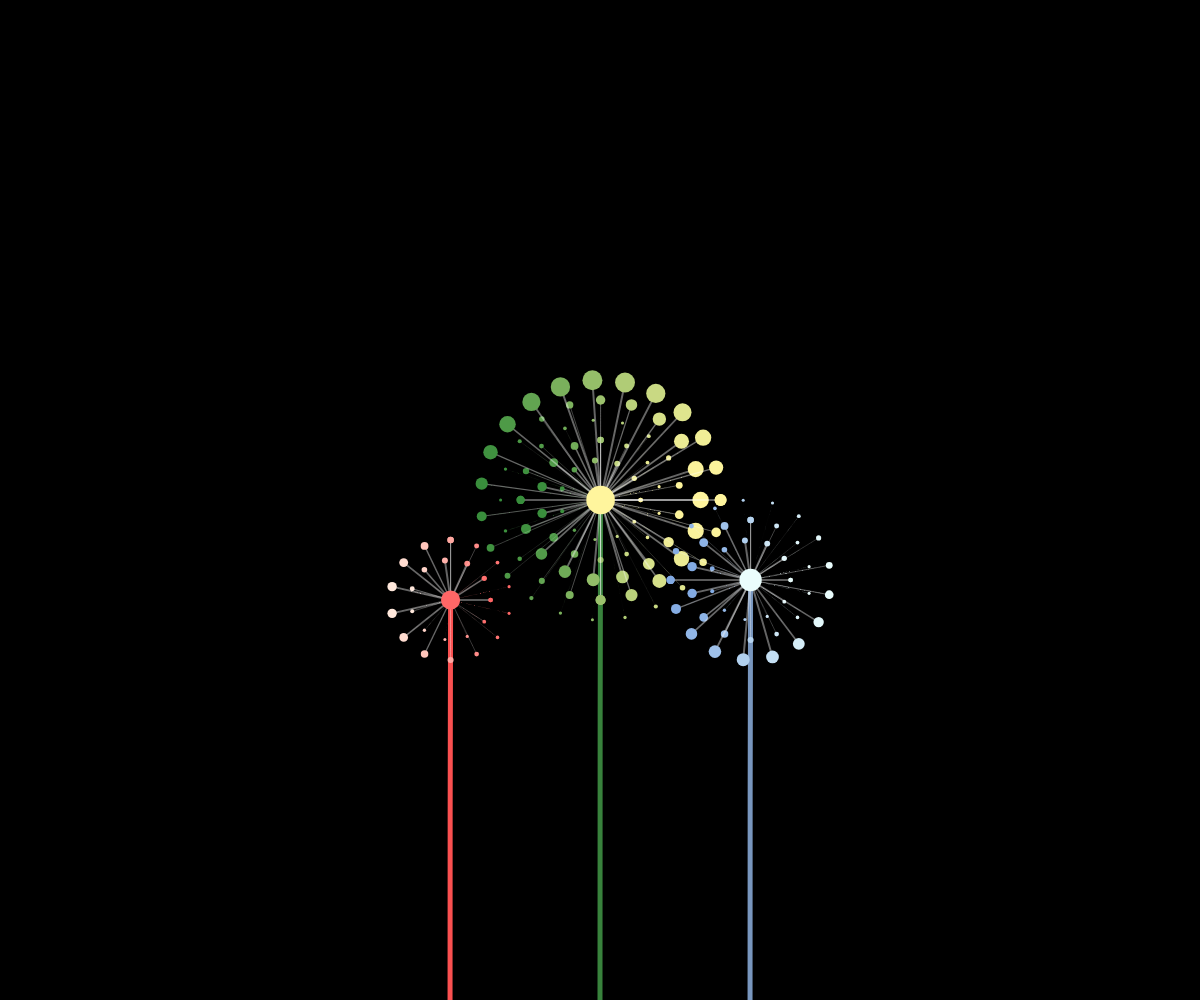
Frame 1 (no input)
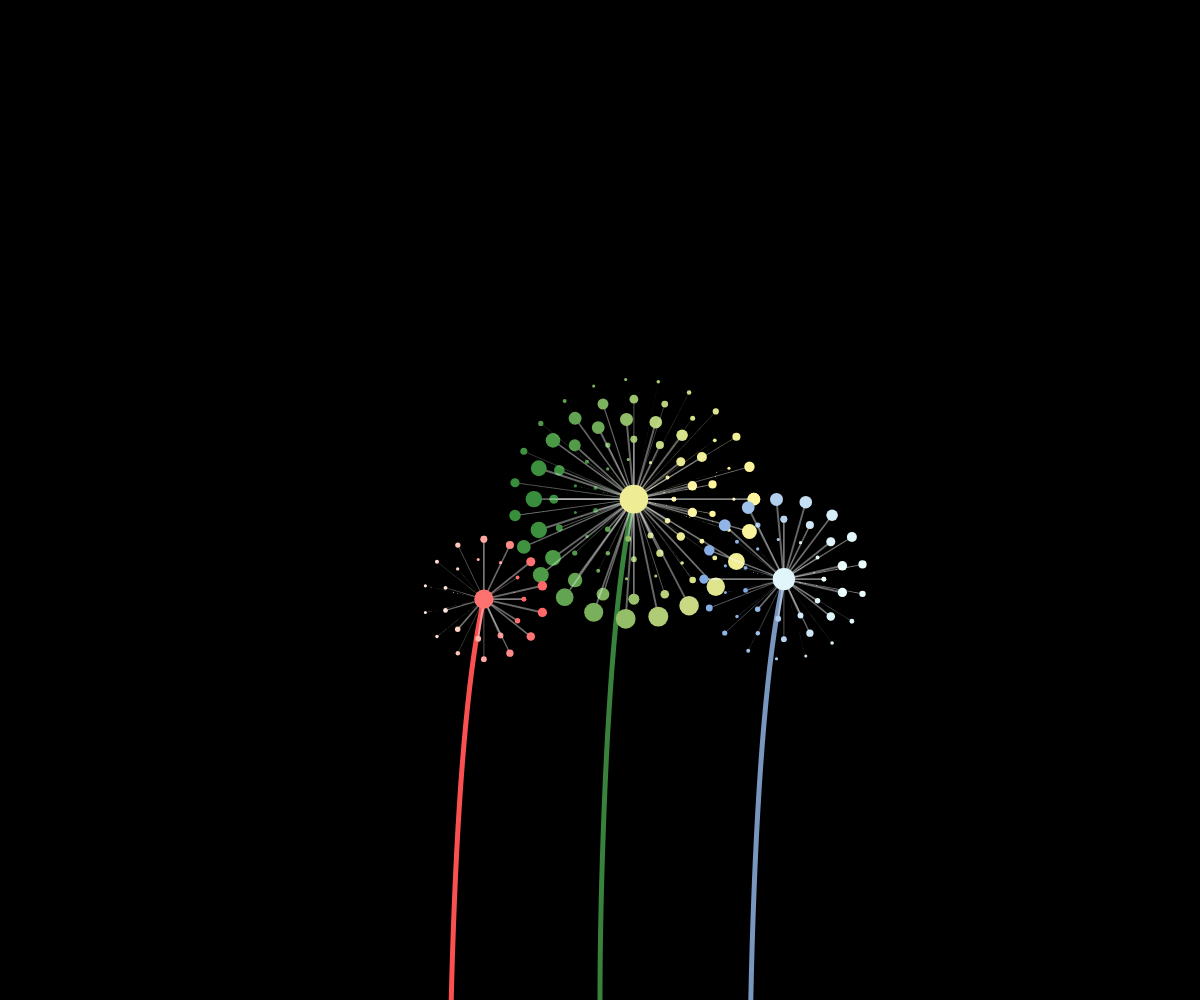
Frame 60 (no input)
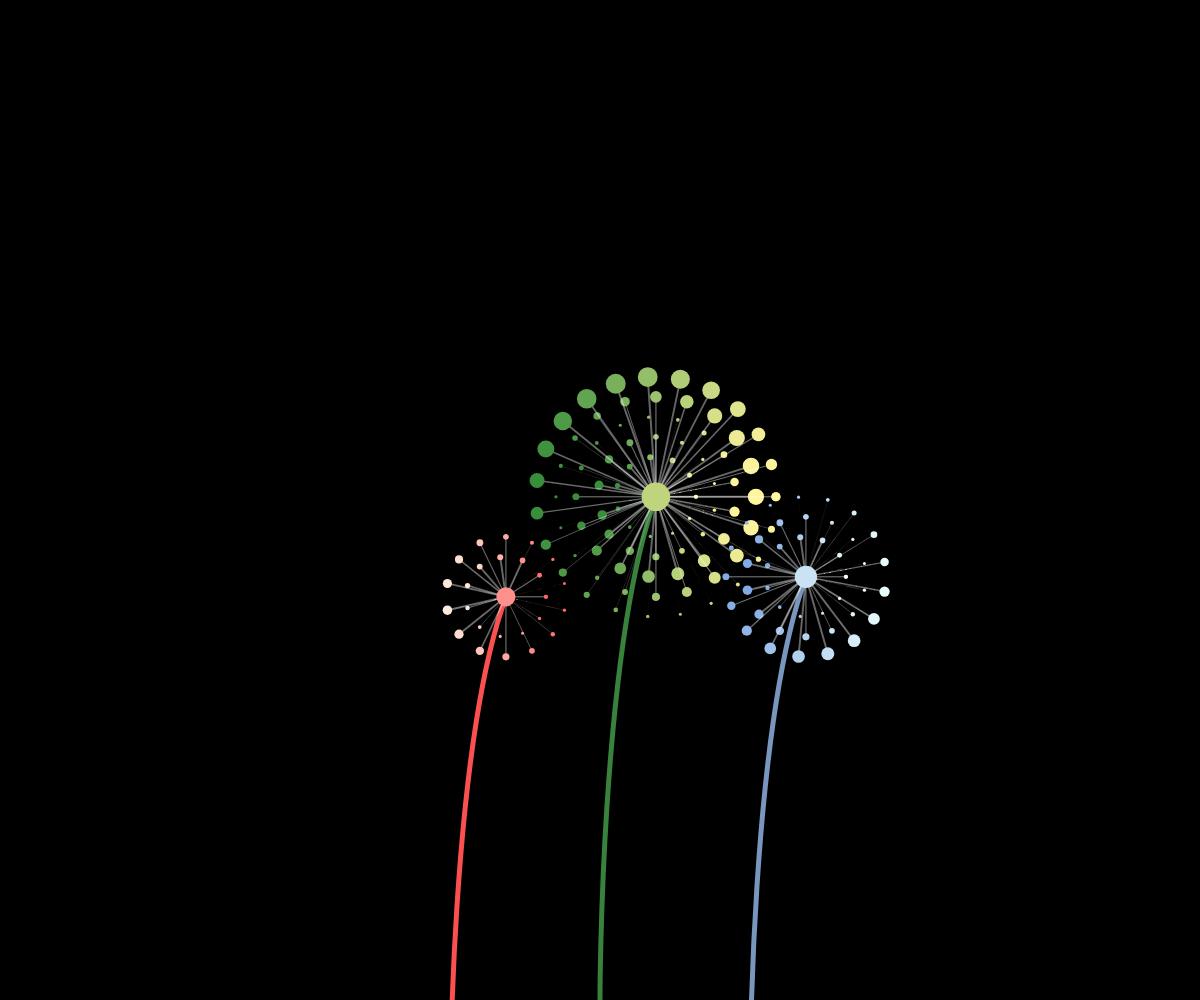
Frame 120 (the mouse pressed at the canvas centre since frame 60)

The p5.js sketch that drew these frames (run headless with seeded random() and noise() and a simulated clock; from frame 60 on, the mouse is pressed at the canvas centre):

// p5.js sketch
// ── sketch.js
let colorBase = [
  [56, 130, 60], // green
  [250, 80, 80], //pink
  [120, 150, 190],//blue
];
let colorRange = [[[56, 142, 60], [255, 245, 157]], [[255, 234, 221], [255, 102, 102]], [[130, 170, 227], [234, 253, 252]]];//[dand1[[rMinValue, gMinValue, bMinValue],[rMaxValue, gMaxValue, bMaxValue]]]
function setup() {
  createCanvas(windowWidth, windowHeight);
}

function draw() {
  background(0);

  drawDandFlower(5, width / 2, height / 2, 0);
  drawDandFlower(2, width / 2 - 150, height / 2 + 100, 1);
  drawDandFlower(3, width / 2 + 150, height / 2 + 80, 2);
}

function drawDandFlower(layerNum, transX, transY, ci) {
  let rV = colorBase[ci][0];
  let gV = colorBase[ci][1];
  let bV = colorBase[ci][2];
  push();
  translate(transX, transY);
  stroke(rV, gV, bV);
  strokeWeight(5);
  push();
  translate(0, 300);
  let x1 = map(sin(frameCount * 0.01), -1, 1, -60, 60);
  let y1 = map(cos(frameCount * 0.01), -1, 1, -10, 0);
  pop();
  push();
  noFill();
  bezier(x1, y1, 0, 150, 0, 500, 0, 500);
  pop();
  for (let r = 0; r < layerNum; r++) {
    for (let i = 0; i <= 2 * PI; i += (2 * PI) / (11 + r * 3)) {
      let fly = false;
      let x = x1 + sin((PI / 2) * (r + 1) + i) * (40 + r * 20);
      let y = y1 + cos((PI / 2) * (r + 1) + i) * (40 + r * 20);
      let distFromCentX = transX - width / 2;
      let distFromCentY = transY - height / 2;
      let dmouse = dist(
        x + width / 2 + distFromCentX,
        y + height / 2 + distFromCentY,
        mouseX,
        mouseY
      );
      if (dmouse <= 20) {
        y += map(dmouse, 0, 20, 10, 0);
        x += map(dmouse, 0, 20, 10, 0);
      }

      stroke(255, 100);
      strokeWeight(map(sin(i + frameCount * 0.05), -1, 1, 0.01, 2));
      bezier(x1, y1, x, y, x, y, x, y);
      let fluctation = sin((PI / 2) * (r + 1) + i);
      assignColor(ci, fluctation);
      noStroke();
      circle(x, y, map(sin(i + frameCount * 0.05), -1, 1, 3, 6 + r * 3.5));
    }
  }
  let fluctation2 = sin(PI / 2 + frameCount * 0.01);
  assignColor(ci, fluctation2);
  // fill(map(sin(PI / 2 + frameCount * 0.01), -1, 1, 10, 230), 215, 80);
  circle(x1, y1, map(layerNum, 1, 8, 16, 38));
  pop();
}

function assignColor(baseColorIndex, fluct){
  fill(map(fluct, -1, 1, colorRange[baseColorIndex][0][0], colorRange[baseColorIndex][1][0]), map(fluct, -1, 1, colorRange[baseColorIndex][0][1], colorRange[baseColorIndex][1][1]),  map(fluct, -1, 1, colorRange[baseColorIndex][0][2], colorRange[baseColorIndex][1][2]));
}
